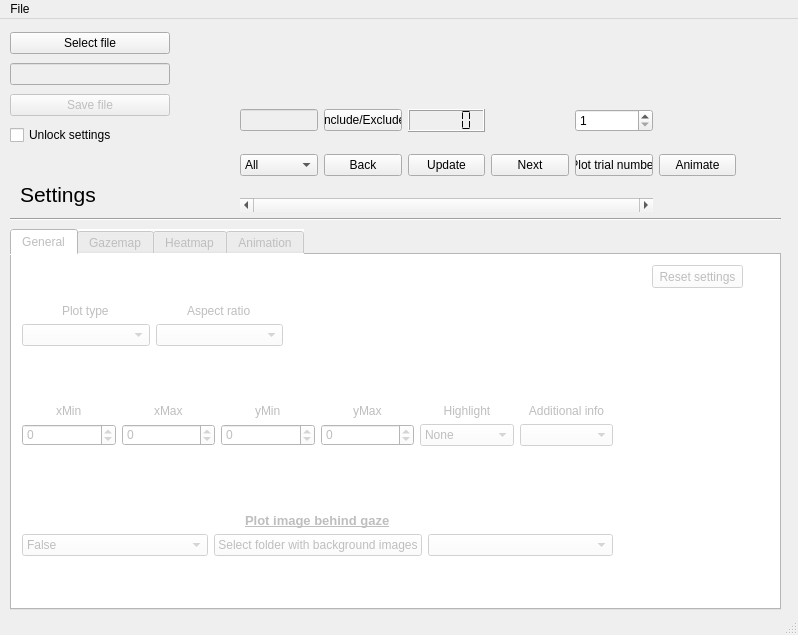
<?xml version="1.0" encoding="UTF-8"?>
<ui version="4.0">
 <class>Eyelinkplotter</class>
 <widget class="QMainWindow" name="Eyelinkplotter">
  <property name="enabled">
   <bool>true</bool>
  </property>
  <property name="geometry">
   <rect>
    <x>0</x>
    <y>0</y>
    <width>798</width>
    <height>635</height>
   </rect>
  </property>
  <property name="windowTitle">
   <string>MainWindow</string>
  </property>
  <widget class="QWidget" name="centralwidget">
   <property name="autoFillBackground">
    <bool>true</bool>
   </property>
   <property name="styleSheet">
    <string notr="true"/>
   </property>
   <widget class="QWidget" name="gridLayoutWidget">
    <property name="geometry">
     <rect>
      <x>240</x>
      <y>80</y>
      <width>496</width>
      <height>124</height>
     </rect>
    </property>
    <layout class="QGridLayout" name="gridLayout">
     <property name="horizontalSpacing">
      <number>6</number>
     </property>
     <property name="verticalSpacing">
      <number>12</number>
     </property>
     <item row="2" column="4">
      <widget class="QSpinBox" name="jumpToTrialNr">
       <property name="minimum">
        <number>1</number>
       </property>
       <property name="maximum">
        <number>1000000</number>
       </property>
      </widget>
     </item>
     <item row="4" column="1">
      <widget class="QPushButton" name="backButton">
       <property name="enabled">
        <bool>true</bool>
       </property>
       <property name="text">
        <string>Back</string>
       </property>
      </widget>
     </item>
     <item row="4" column="3">
      <widget class="QPushButton" name="nextButton">
       <property name="enabled">
        <bool>true</bool>
       </property>
       <property name="text">
        <string>Next</string>
       </property>
      </widget>
     </item>
     <item row="4" column="2">
      <widget class="QPushButton" name="updateButton">
       <property name="enabled">
        <bool>true</bool>
       </property>
       <property name="text">
        <string>Update</string>
       </property>
      </widget>
     </item>
     <item row="4" column="4">
      <widget class="QPushButton" name="jumpToTrial">
       <property name="text">
        <string>Plot trial number</string>
       </property>
      </widget>
     </item>
     <item row="4" column="0">
      <widget class="QComboBox" name="trialsToPlot">
       <item>
        <property name="text">
         <string>All</string>
        </property>
       </item>
       <item>
        <property name="text">
         <string>Included</string>
        </property>
       </item>
       <item>
        <property name="text">
         <string>Excluded</string>
        </property>
       </item>
      </widget>
     </item>
     <item row="5" column="0" colspan="5">
      <widget class="QScrollBar" name="trialScroll">
       <property name="maximum">
        <number>0</number>
       </property>
       <property name="orientation">
        <enum>Qt::Horizontal</enum>
       </property>
      </widget>
     </item>
     <item row="2" column="0">
      <widget class="QLineEdit" name="includedOrExcluded">
       <property name="enabled">
        <bool>false</bool>
       </property>
       <property name="font">
        <font>
         <weight>75</weight>
         <bold>true</bold>
        </font>
       </property>
      </widget>
     </item>
     <item row="2" column="2">
      <widget class="QLCDNumber" name="currentTrialDisp">
       <property name="font">
        <font>
         <pointsize>10</pointsize>
         <weight>75</weight>
         <bold>true</bold>
        </font>
       </property>
       <property name="segmentStyle">
        <enum>QLCDNumber::Flat</enum>
       </property>
      </widget>
     </item>
     <item row="2" column="1">
      <widget class="QPushButton" name="toggleIncluded">
       <property name="text">
        <string>Include/Exclude</string>
       </property>
      </widget>
     </item>
     <item row="4" column="5">
      <widget class="QPushButton" name="animateButton">
       <property name="text">
        <string>Animate</string>
       </property>
      </widget>
     </item>
    </layout>
   </widget>
   <widget class="QWidget" name="gridLayoutWidget_2">
    <property name="geometry">
     <rect>
      <x>10</x>
      <y>10</y>
      <width>160</width>
      <height>121</height>
     </rect>
    </property>
    <layout class="QGridLayout" name="gridLayout_2">
     <item row="0" column="0">
      <widget class="QPushButton" name="selectFile">
       <property name="text">
        <string>Select file</string>
       </property>
       <property name="autoDefault">
        <bool>false</bool>
       </property>
       <property name="default">
        <bool>false</bool>
       </property>
       <property name="flat">
        <bool>false</bool>
       </property>
      </widget>
     </item>
     <item row="2" column="0">
      <widget class="QLineEdit" name="selectedFile">
       <property name="enabled">
        <bool>false</bool>
       </property>
      </widget>
     </item>
     <item row="4" column="0">
      <widget class="QCheckBox" name="unLockSettings">
       <property name="text">
        <string>Unlock settings</string>
       </property>
      </widget>
     </item>
     <item row="3" column="0">
      <widget class="QPushButton" name="saveFile">
       <property name="enabled">
        <bool>false</bool>
       </property>
       <property name="text">
        <string>Save file</string>
       </property>
      </widget>
     </item>
    </layout>
   </widget>
   <widget class="QTabWidget" name="heatmapTab">
    <property name="enabled">
     <bool>false</bool>
    </property>
    <property name="geometry">
     <rect>
      <x>10</x>
      <y>210</y>
      <width>771</width>
      <height>381</height>
     </rect>
    </property>
    <property name="styleSheet">
     <string notr="true">background-color: rgb(255, 255, 255);</string>
    </property>
    <property name="currentIndex">
     <number>0</number>
    </property>
    <widget class="QWidget" name="windowTab">
     <attribute name="title">
      <string>General</string>
     </attribute>
     <widget class="QWidget" name="gridLayoutWidget_3">
      <property name="geometry">
       <rect>
        <x>10</x>
        <y>20</y>
        <width>261</width>
        <height>71</height>
       </rect>
      </property>
      <layout class="QGridLayout" name="gridLayout_3">
       <item row="1" column="0">
        <widget class="QComboBox" name="plotType"/>
       </item>
       <item row="1" column="1">
        <widget class="QComboBox" name="aspectRatio"/>
       </item>
       <item row="0" column="0" alignment="Qt::AlignHCenter|Qt::AlignBottom">
        <widget class="QLabel" name="plotTypeLabel">
         <property name="text">
          <string>Plot type</string>
         </property>
        </widget>
       </item>
       <item row="0" column="1" alignment="Qt::AlignHCenter|Qt::AlignBottom">
        <widget class="QLabel" name="aspectRatioLabel">
         <property name="text">
          <string>Aspect ratio</string>
         </property>
        </widget>
       </item>
      </layout>
     </widget>
     <widget class="QWidget" name="gridLayoutWidget_5">
      <property name="geometry">
       <rect>
        <x>10</x>
        <y>220</y>
        <width>591</width>
        <height>81</height>
       </rect>
      </property>
      <layout class="QGridLayout" name="gridLayout_5">
       <item row="1" column="0">
        <widget class="QComboBox" name="plotBackground">
         <item>
          <property name="text">
           <string>False</string>
          </property>
         </item>
         <item>
          <property name="text">
           <string>True</string>
          </property>
         </item>
        </widget>
       </item>
       <item row="0" column="1" alignment="Qt::AlignHCenter|Qt::AlignBottom">
        <widget class="QLabel" name="backgroundMainLabel">
         <property name="font">
          <font>
           <pointsize>10</pointsize>
           <weight>75</weight>
           <bold>true</bold>
           <underline>true</underline>
          </font>
         </property>
         <property name="text">
          <string>Plot image behind gaze</string>
         </property>
        </widget>
       </item>
       <item row="1" column="2">
        <widget class="QComboBox" name="bgImageVariable"/>
       </item>
       <item row="1" column="1">
        <widget class="QPushButton" name="selectImageFolder">
         <property name="text">
          <string>Select folder with background images</string>
         </property>
        </widget>
       </item>
      </layout>
     </widget>
     <widget class="QWidget" name="gridLayoutWidget_6">
      <property name="geometry">
       <rect>
        <x>10</x>
        <y>120</y>
        <width>591</width>
        <height>71</height>
       </rect>
      </property>
      <layout class="QGridLayout" name="gridLayout_6">
       <item row="0" column="1" alignment="Qt::AlignHCenter|Qt::AlignBottom">
        <widget class="QLabel" name="xMaxLabel">
         <property name="text">
          <string>xMax</string>
         </property>
        </widget>
       </item>
       <item row="1" column="1">
        <widget class="QSpinBox" name="xMaxValue">
         <property name="minimum">
          <number>-10000</number>
         </property>
         <property name="maximum">
          <number>10000</number>
         </property>
        </widget>
       </item>
       <item row="0" column="3" alignment="Qt::AlignHCenter|Qt::AlignBottom">
        <widget class="QLabel" name="yMaxLabel">
         <property name="text">
          <string>yMax</string>
         </property>
        </widget>
       </item>
       <item row="1" column="2">
        <widget class="QSpinBox" name="yMinValue">
         <property name="minimum">
          <number>-10000</number>
         </property>
         <property name="maximum">
          <number>10000</number>
         </property>
        </widget>
       </item>
       <item row="0" column="2" alignment="Qt::AlignHCenter|Qt::AlignBottom">
        <widget class="QLabel" name="yMinLabel">
         <property name="text">
          <string>yMin</string>
         </property>
        </widget>
       </item>
       <item row="1" column="0">
        <widget class="QSpinBox" name="xMinValue">
         <property name="minimum">
          <number>-10000</number>
         </property>
         <property name="maximum">
          <number>10000</number>
         </property>
        </widget>
       </item>
       <item row="1" column="3">
        <widget class="QSpinBox" name="yMaxValue">
         <property name="minimum">
          <number>-10000</number>
         </property>
         <property name="maximum">
          <number>10000</number>
         </property>
        </widget>
       </item>
       <item row="0" column="0" alignment="Qt::AlignHCenter|Qt::AlignBottom">
        <widget class="QLabel" name="xMinLabel">
         <property name="text">
          <string>xMin</string>
         </property>
        </widget>
       </item>
       <item row="1" column="4">
        <widget class="QComboBox" name="highlightEvent">
         <item>
          <property name="text">
           <string>None</string>
          </property>
         </item>
         <item>
          <property name="text">
           <string>Fixation</string>
          </property>
         </item>
         <item>
          <property name="text">
           <string>Saccade</string>
          </property>
         </item>
        </widget>
       </item>
       <item row="0" column="4">
        <widget class="QLabel" name="highlight">
         <property name="text">
          <string>Highlight</string>
         </property>
         <property name="alignment">
          <set>Qt::AlignBottom|Qt::AlignHCenter</set>
         </property>
        </widget>
       </item>
       <item row="0" column="5">
        <widget class="QLabel" name="addInfoL">
         <property name="text">
          <string>Additional info</string>
         </property>
         <property name="alignment">
          <set>Qt::AlignBottom|Qt::AlignHCenter</set>
         </property>
        </widget>
       </item>
       <item row="1" column="5">
        <widget class="QComboBox" name="addInfo"/>
       </item>
      </layout>
     </widget>
     <widget class="QPushButton" name="resetVariables">
      <property name="geometry">
       <rect>
        <x>640</x>
        <y>10</y>
        <width>91</width>
        <height>23</height>
       </rect>
      </property>
      <property name="text">
       <string>Reset settings</string>
      </property>
     </widget>
    </widget>
    <widget class="QWidget" name="tab">
     <attribute name="title">
      <string>Gazemap</string>
     </attribute>
     <widget class="QWidget" name="gridLayoutWidget_7">
      <property name="geometry">
       <rect>
        <x>9</x>
        <y>19</y>
        <width>131</width>
        <height>51</height>
       </rect>
      </property>
      <layout class="QGridLayout" name="gridLayout_7">
       <item row="0" column="0">
        <widget class="QLabel" name="plotStyleL">
         <property name="text">
          <string>Plot Style</string>
         </property>
        </widget>
       </item>
       <item row="1" column="0">
        <widget class="QComboBox" name="plotStyle">
         <item>
          <property name="text">
           <string>Scatter</string>
          </property>
         </item>
         <item>
          <property name="text">
           <string>Line</string>
          </property>
         </item>
        </widget>
       </item>
      </layout>
     </widget>
     <widget class="QWidget" name="gridLayoutWidget_8">
      <property name="geometry">
       <rect>
        <x>10</x>
        <y>160</y>
        <width>541</width>
        <height>41</height>
       </rect>
      </property>
      <layout class="QGridLayout" name="gridLayout_8">
       <item row="2" column="0">
        <widget class="QComboBox" name="xCoords"/>
       </item>
       <item row="1" column="0">
        <widget class="QLabel" name="xCoordsL">
         <property name="text">
          <string>X</string>
         </property>
         <property name="alignment">
          <set>Qt::AlignCenter</set>
         </property>
        </widget>
       </item>
       <item row="1" column="1">
        <widget class="QLabel" name="yCoordsL">
         <property name="text">
          <string>Y</string>
         </property>
         <property name="alignment">
          <set>Qt::AlignCenter</set>
         </property>
        </widget>
       </item>
       <item row="2" column="1">
        <widget class="QComboBox" name="yCoords"/>
       </item>
       <item row="2" column="3">
        <widget class="QComboBox" name="time"/>
       </item>
       <item row="1" column="2">
        <widget class="QLabel" name="speedCoordsL">
         <property name="text">
          <string>Speed</string>
         </property>
         <property name="alignment">
          <set>Qt::AlignCenter</set>
         </property>
        </widget>
       </item>
       <item row="2" column="2">
        <widget class="QComboBox" name="speed"/>
       </item>
       <item row="1" column="3">
        <widget class="QLabel" name="timeL">
         <property name="text">
          <string>Time</string>
         </property>
         <property name="alignment">
          <set>Qt::AlignCenter</set>
         </property>
        </widget>
       </item>
      </layout>
     </widget>
     <widget class="QLabel" name="dataInfoLabel">
      <property name="geometry">
       <rect>
        <x>220</x>
        <y>140</y>
        <width>131</width>
        <height>20</height>
       </rect>
      </property>
      <property name="font">
       <font>
        <pointsize>10</pointsize>
       </font>
      </property>
      <property name="text">
       <string>Data to plot</string>
      </property>
      <property name="alignment">
       <set>Qt::AlignCenter</set>
      </property>
     </widget>
    </widget>
    <widget class="QWidget" name="tab_2">
     <attribute name="title">
      <string>Heatmap</string>
     </attribute>
     <widget class="QWidget" name="gridLayoutWidget_4">
      <property name="geometry">
       <rect>
        <x>10</x>
        <y>70</y>
        <width>721</width>
        <height>71</height>
       </rect>
      </property>
      <layout class="QGridLayout" name="gridLayout_4">
       <item row="1" column="5">
        <widget class="QDoubleSpinBox" name="kernelThreshold">
         <property name="minimum">
          <double>-1.000000000000000</double>
         </property>
         <property name="maximum">
          <double>1.000000000000000</double>
         </property>
         <property name="singleStep">
          <double>0.010000000000000</double>
         </property>
        </widget>
       </item>
       <item row="1" column="2">
        <widget class="QSpinBox" name="kernelScale">
         <property name="minimum">
          <number>1</number>
         </property>
         <property name="maximum">
          <number>100</number>
         </property>
        </widget>
       </item>
       <item row="0" column="0" alignment="Qt::AlignHCenter|Qt::AlignBottom">
        <widget class="QLabel" name="kernelLabel">
         <property name="text">
          <string>Kernel</string>
         </property>
        </widget>
       </item>
       <item row="0" column="3" alignment="Qt::AlignHCenter|Qt::AlignBottom">
        <widget class="QLabel" name="kernelCMLabel">
         <property name="text">
          <string>Kernel colormap</string>
         </property>
        </widget>
       </item>
       <item row="1" column="0">
        <widget class="QComboBox" name="kernel"/>
       </item>
       <item row="1" column="3">
        <widget class="QComboBox" name="kernelCM"/>
       </item>
       <item row="1" column="1">
        <widget class="QDoubleSpinBox" name="kernelParameter">
         <property name="maximum">
          <double>10000.000000000000000</double>
         </property>
         <property name="singleStep">
          <double>0.010000000000000</double>
         </property>
        </widget>
       </item>
       <item row="0" column="2" alignment="Qt::AlignHCenter|Qt::AlignBottom">
        <widget class="QLabel" name="kernelScaleLabel">
         <property name="text">
          <string>Kernel scaling</string>
         </property>
        </widget>
       </item>
       <item row="1" column="4">
        <widget class="QComboBox" name="kernelCMInverse"/>
       </item>
       <item row="0" column="1" alignment="Qt::AlignHCenter|Qt::AlignBottom">
        <widget class="QLabel" name="kernelParameterLabel">
         <property name="text">
          <string>Kernel (parameter)</string>
         </property>
        </widget>
       </item>
       <item row="1" column="6">
        <widget class="QDoubleSpinBox" name="kernelAlpha">
         <property name="maximum">
          <double>1.000000000000000</double>
         </property>
         <property name="singleStep">
          <double>0.010000000000000</double>
         </property>
        </widget>
       </item>
       <item row="0" column="4" alignment="Qt::AlignHCenter|Qt::AlignBottom">
        <widget class="QLabel" name="kernelCMInverseLabel">
         <property name="text">
          <string>Inverse color</string>
         </property>
        </widget>
       </item>
       <item row="0" column="5" alignment="Qt::AlignHCenter|Qt::AlignBottom">
        <widget class="QLabel" name="kernelThresholdLabel">
         <property name="text">
          <string>Kernel threshold</string>
         </property>
        </widget>
       </item>
       <item row="0" column="6" alignment="Qt::AlignHCenter|Qt::AlignBottom">
        <widget class="QLabel" name="kernelAlphaLabel">
         <property name="text">
          <string>Kernel alpha</string>
         </property>
        </widget>
       </item>
      </layout>
     </widget>
    </widget>
    <widget class="QWidget" name="AnimationTab">
     <attribute name="title">
      <string>Animation</string>
     </attribute>
     <widget class="QWidget" name="gridLayoutWidget_9">
      <property name="geometry">
       <rect>
        <x>39</x>
        <y>109</y>
        <width>351</width>
        <height>51</height>
       </rect>
      </property>
      <layout class="QGridLayout" name="AnimationLayout">
       <item row="0" column="0">
        <widget class="QLabel" name="frameStepSizeL">
         <property name="text">
          <string>Step size (speed)</string>
         </property>
        </widget>
       </item>
       <item row="1" column="0">
        <widget class="QSpinBox" name="frameStepSize">
         <property name="minimum">
          <number>1</number>
         </property>
         <property name="maximum">
          <number>1000</number>
         </property>
         <property name="value">
          <number>5</number>
         </property>
        </widget>
       </item>
       <item row="1" column="2">
        <widget class="QPushButton" name="saveAnimButton">
         <property name="text">
          <string>Save animation</string>
         </property>
        </widget>
       </item>
       <item row="1" column="1">
        <widget class="QComboBox" name="showTrace">
         <property name="currentText">
          <string>False</string>
         </property>
         <item>
          <property name="text">
           <string>False</string>
          </property>
         </item>
         <item>
          <property name="text">
           <string>True</string>
          </property>
         </item>
        </widget>
       </item>
       <item row="0" column="1">
        <widget class="QLabel" name="showTraceL">
         <property name="text">
          <string>Show gaze trace</string>
         </property>
        </widget>
       </item>
      </layout>
     </widget>
    </widget>
   </widget>
   <widget class="QLabel" name="settingsLabel">
    <property name="geometry">
     <rect>
      <x>20</x>
      <y>160</y>
      <width>161</width>
      <height>31</height>
     </rect>
    </property>
    <property name="font">
     <font>
      <pointsize>16</pointsize>
     </font>
    </property>
    <property name="autoFillBackground">
     <bool>false</bool>
    </property>
    <property name="text">
     <string>Settings</string>
    </property>
   </widget>
   <widget class="Line" name="settingsLine">
    <property name="geometry">
     <rect>
      <x>10</x>
      <y>190</y>
      <width>771</width>
      <height>20</height>
     </rect>
    </property>
    <property name="autoFillBackground">
     <bool>false</bool>
    </property>
    <property name="orientation">
     <enum>Qt::Horizontal</enum>
    </property>
   </widget>
   <zorder>gridLayoutWidget</zorder>
   <zorder>gridLayoutWidget_2</zorder>
   <zorder>heatmapTab</zorder>
   <zorder>settingsLine</zorder>
   <zorder>settingsLabel</zorder>
  </widget>
  <widget class="QMenuBar" name="menubar">
   <property name="geometry">
    <rect>
     <x>0</x>
     <y>0</y>
     <width>798</width>
     <height>21</height>
    </rect>
   </property>
   <widget class="QMenu" name="menuFile">
    <property name="title">
     <string>File</string>
    </property>
    <addaction name="actionSelect_file"/>
   </widget>
   <addaction name="menuFile"/>
  </widget>
  <widget class="QStatusBar" name="statusbar"/>
  <action name="actionSelect_file">
   <property name="text">
    <string>Select file</string>
   </property>
  </action>
 </widget>
 <tabstops>
  <tabstop>selectFile</tabstop>
  <tabstop>selectedFile</tabstop>
  <tabstop>unLockSettings</tabstop>
 </tabstops>
 <resources/>
 <connections>
  <connection>
   <sender>unLockSettings</sender>
   <signal>toggled(bool)</signal>
   <receiver>heatmapTab</receiver>
   <slot>setVisible(bool)</slot>
   <hints>
    <hint type="sourcelabel">
     <x>102</x>
     <y>132</y>
    </hint>
    <hint type="destinationlabel">
     <x>212</x>
     <y>317</y>
    </hint>
   </hints>
  </connection>
  <connection>
   <sender>unLockSettings</sender>
   <signal>toggled(bool)</signal>
   <receiver>heatmapTab</receiver>
   <slot>setEnabled(bool)</slot>
   <hints>
    <hint type="sourcelabel">
     <x>89</x>
     <y>136</y>
    </hint>
    <hint type="destinationlabel">
     <x>395</x>
     <y>421</y>
    </hint>
   </hints>
  </connection>
  <connection>
   <sender>unLockSettings</sender>
   <signal>toggled(bool)</signal>
   <receiver>settingsLabel</receiver>
   <slot>setVisible(bool)</slot>
   <hints>
    <hint type="sourcelabel">
     <x>89</x>
     <y>136</y>
    </hint>
    <hint type="destinationlabel">
     <x>100</x>
     <y>196</y>
    </hint>
   </hints>
  </connection>
 </connections>
</ui>
